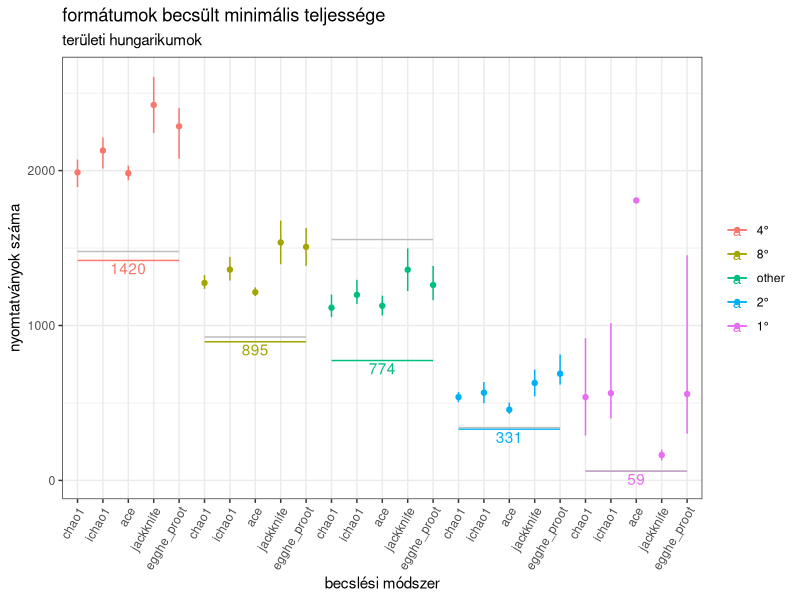
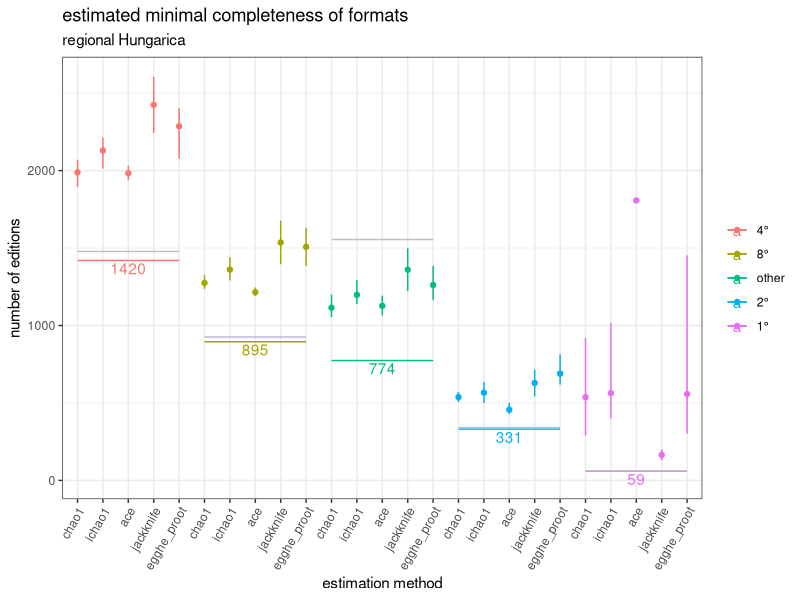
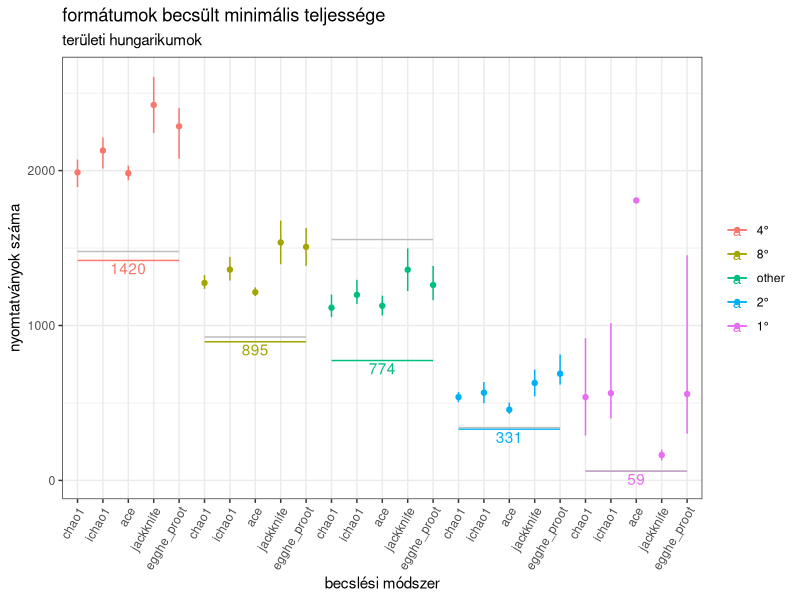
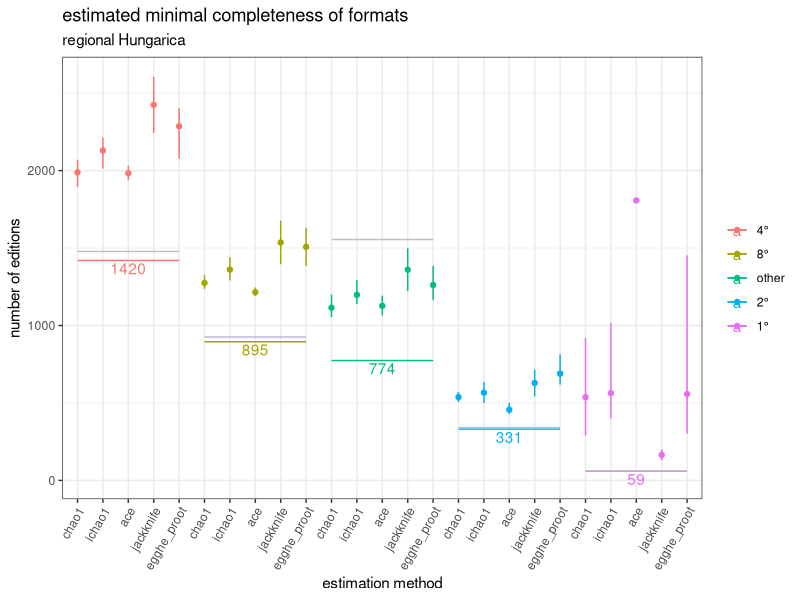

Here is the R script that generated these plots, in order:
library(tidyverse)

title <- 'formátumok'
title_en <- 'formats'
hypothetic <- read_csv("data_raw/hypothetic-by-format.csv")
hypothetic
df <- tribble(
  ~method,~value,~empirical,~richness,~min,~max,
  "chao1","1°",59,537.64,289.03,918.63,
  "ichao1","1°",59,563.14,399.20,1015.66,
  # "ace","1°",59,1807.22,-6530.94,14968.51,
  "ace","1°",59,1807.22,NA,NA,
  "jackknife","1°",59,164.00,128.72,199.28,
  "egghe_proot","1°",59,557.71,301.57,1453.54,
  "chao1","2°",331,538.02,505.15,570.28,
  "ichao1","2°",331,566.27,498.78,635.40,
  "ace","2°",331,456.46,430.37,502.38,
  "jackknife","2°",331,629.00,542.81,715.19,
  "egghe_proot","2°",331,688.94,618.41,813.44,
  "chao1","4°",1420,1988.53,1894.16,2070.92,
  "ichao1","4°",1420,2129.47,2013.56,2214.28,
  "ace","4°",1420,1983.03,1937.82,2031.45,
  "jackknife","4°",1420,2424.00,2243.30,2604.70,
  "egghe_proot","4°",1420,2286.08,2076.83,2404.15,
  "chao1","8°",895,1274.93,1236.63,1325.45,
  "ichao1","8°",895,1360.86,1290.72,1441.80,
  "ace","8°",895,1215.04,1190.58,1245.90,
  "jackknife","8°",895,1536.00,1395.16,1676.84,
  "egghe_proot","8°",895,1507.48,1384.37,1628.95,
  "chao1","egyéb",774,1114.85,1054.38,1199.57,
  "ichao1","egyéb",774,1197.82,1139.38,1294.91,
  "ace","egyéb",774,1127.08,1064.51,1192.47,
  "jackknife","egyéb",774,1360.00,1222.16,1497.84,
  "egghe_proot","egyéb",774,1261.55,1163.26,1384.91
)

translated <- tribble(
  ~hungarian, ~english,
  "1°",       "1°",
  "2°",       "2°",
  "4°",       "4°",
  "8°",       "8°",
  "egyéb",    "other"
)

df <- df %>% 
  left_join(translated, join_by(value == hungarian)) %>% 
  select(-value) %>% 
  rename(value = english)

hypothetic <- hypothetic %>% 
  left_join(translated, join_by(value == hungarian)) %>% 
  select(-value) %>% 
  rename(value = english)

df <- df %>% 
  mutate(
    key = paste(method, value, sep = "-"),
    method = factor(df$method, levels = c('chao1', 'ichao1', 'ace', 'jackknife', 'egghe_proot'))
  )

keys <- df %>% 
  arrange(desc(empirical), method) %>% 
  pull(key)
df$key <- factor(df$key, levels = keys)

meth_length <- length(levels(df$method))
empirical <- df %>% 
  arrange(desc(empirical)) %>% 
  select(value, empirical) %>% 
  distinct() %>% 
  mutate(
    id = ((row_number() - 1) * meth_length) + 1
  )

empirical <- empirical %>% 
  left_join(hypothetic) %>% 
  mutate(total = empirical + hypothetic)
empirical
df$value <- factor(df$value, levels = empirical$value)
methods <- as.character(df$method)

max(df$max)

df

df %>% 
  ggplot(aes(x = key)) +
  geom_point(aes(y = richness, color = value)) +
  # geom_hline(yintercept = empirical, color = value) +
  geom_segment(data=empirical, aes(x = id, y = empirical, xend = id + meth_length - 1, yend = empirical, color = value)) +
  geom_segment(data=empirical, aes(x = id, y = total, xend = id + meth_length - 1, yend = total), color = 'grey') +
  geom_text(data=empirical, aes(x = id + 2, y = empirical - 50, label = empirical, color = value)) +
  # geom_text(aes(x = method, y = richness - 50, label = as.integer(richness), color = value)) +
  geom_segment(aes(x = key, y = min, xend = key, yend = max, color = value)) +
  theme_bw() +
  theme(
    axis.text.x = element_text(angle = 60, vjust = 1, hjust=1)
  ) +
  labs(
    title = paste(title, 'becsült minimális teljessége'),
    subtitle = 'területi hungarikumok',
    'A területi hungarikumok becsült minimális teljessége',
    x = 'becslési módszer',
    y = 'nyomtatványok száma'
  ) +
  scale_x_discrete(labels = methods) +
  scale_y_continuous(limits = c(min(df$min),max(df$max) * 1.1)) +
  scale_color_discrete(name = NULL)

width <- 20
ggsave('img/abundance/richness-format.png', 
       dpi=300, width = width, height = width * .7, units = "cm")

df %>% 
  ggplot(aes(x = key)) +
  geom_point(aes(y = richness, color = value)) +
  # geom_hline(yintercept = empirical, color = value) +
  geom_segment(data=empirical, aes(x = id, y = empirical, xend = id + meth_length - 1, yend = empirical, color = value)) +
  geom_segment(data=empirical, aes(x = id, y = total, xend = id + meth_length - 1, yend = total), color = 'grey') +
  geom_text(data=empirical, aes(x = id + 2, y = empirical - 50, label = empirical, color = value)) +
  # geom_text(aes(x = method, y = richness - 50, label = as.integer(richness), color = value)) +
  geom_segment(aes(x = key, y = min, xend = key, yend = max, color = value)) +
  theme_bw() +
  theme(
    axis.text.x = element_text(angle = 60, vjust = 1, hjust=1)
  ) +
  labs(
    title = paste('estimated minimal completeness of', title_en),
    subtitle = 'regional Hungarica',
    x = 'estimation method',
    y = 'number of editions'
  ) +
  scale_x_discrete(labels = methods) +
  scale_y_continuous(limits = c(min(df$min),max(df$max) * 1.1)) +
  scale_color_discrete(name = NULL)

width <- 20
ggsave('img/abundance/richness-format.en.png', 
       dpi=300, width = width, height = width * .7, units = "cm")

